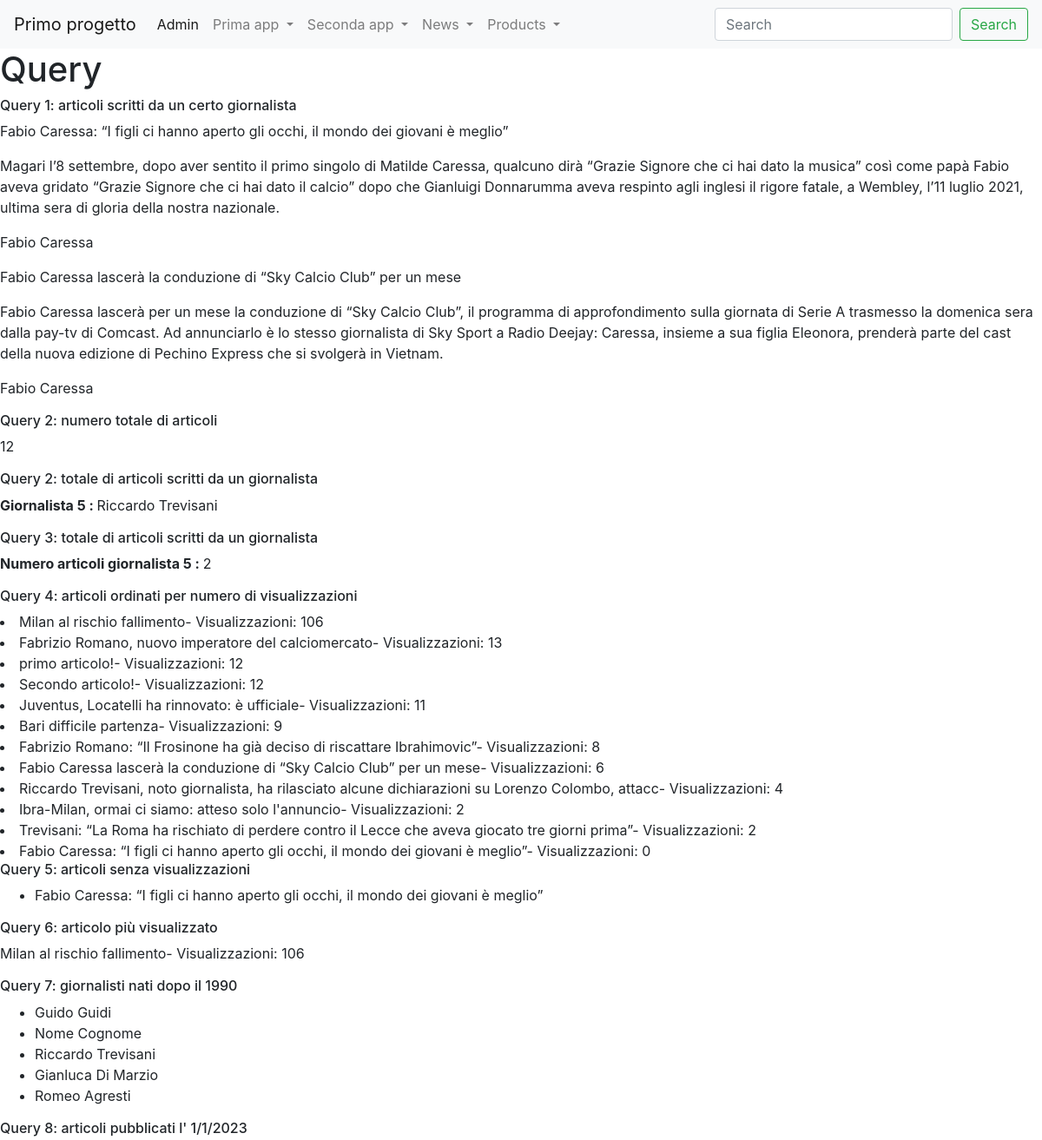
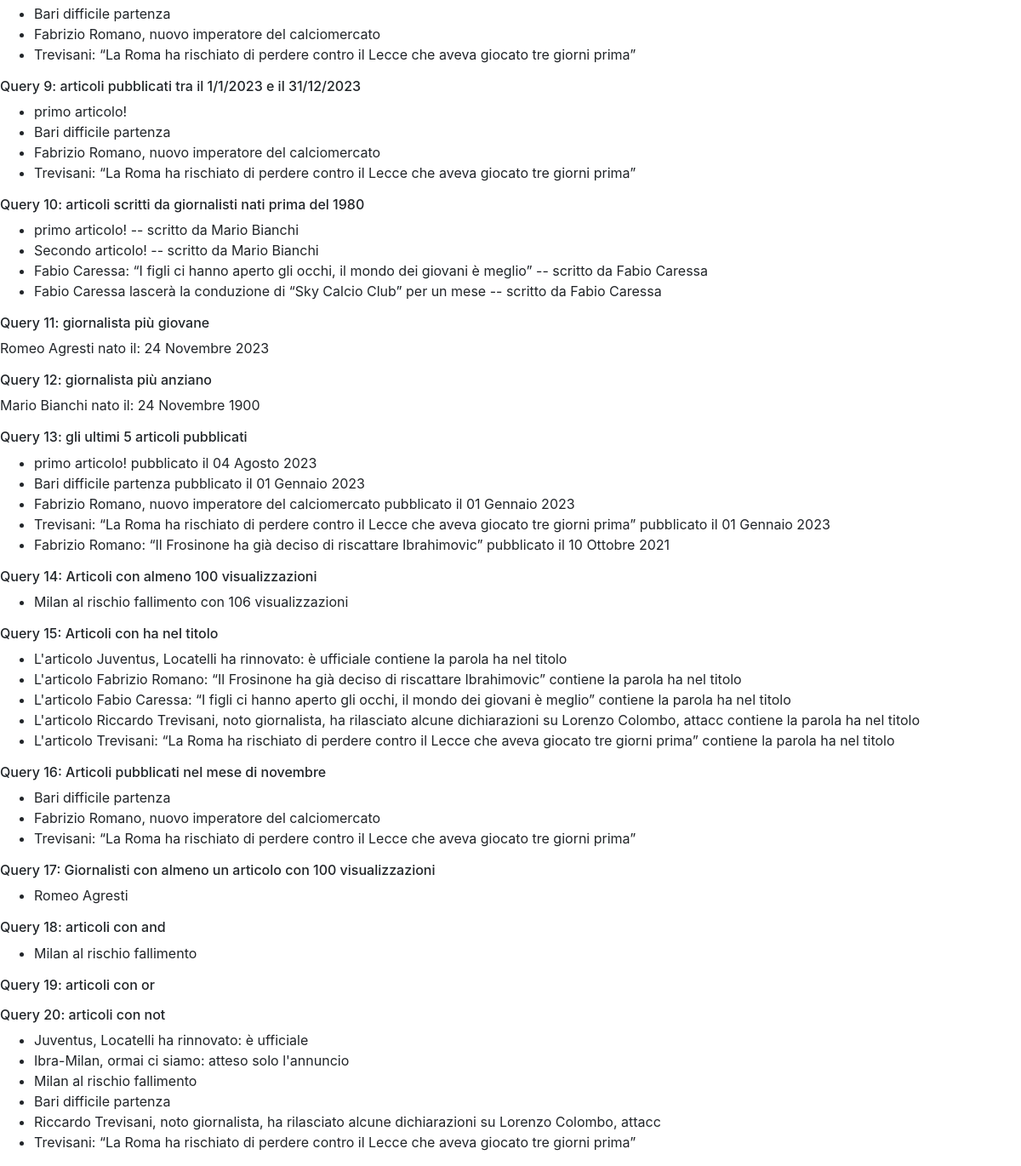
Page /news/query_base/ on the committed database (2 pictures, top to bottom).
### news/models.py (models this page shows, shortened)
class Articolo(models.Model):
    titolo= models.CharField(max_length=100)
    contenuto=models.TextField()
    giornalista = models.ForeignKey(Giornalista, on_delete=models.CASCADE, related_name="articoli")
    data=models.DateField(blank=True)
    visualizzazioni=models.IntegerField(default=0,blank=True)
    class Meta:
        verbose_name="Articolo"
        verbose_name_plural = "Articoli"

class Giornalista(models.Model):
    nome = models.CharField(max_length=20)
    cognome = models.CharField(max_length=20)
    anno_di_nascita= models.DateField(blank=True)
    def __str__(self):
        return self.nome + " " + self.cognome
    class Meta:
        verbose_name = "Giornalista"
        verbose_name_plural = "Giornalisti"

### news/views.py (the view)
# urls.py: path('query_base/',queryBase, name="query_base"),
def queryBase(request):
    articoli_cognome = Articolo.objects.filter(giornalista__cognome='Caressa')
    numero_totali_articoli= Articolo.objects.count()
    giornalista_1= Giornalista.objects.get(id=5)
    numero_articoli_giornalista_1 = Articolo.objects.filter(giornalista=giornalista_1).count()
    articoli_ordinati = Articolo.objects.order_by('-visualizzazioni')
    articoli_senza_visualizzazioni = Articolo.objects.filter(visualizzazioni=0)
    articolo_piu_visualizzato = Articolo.objects.order_by('-visualizzazioni').first()
    giornalisti_data = Giornalista.objects.filter(anno_di_nascita__gt=datetime.date(1990,1,1))
    articoli_del_giorno= Articolo.objects.filter(data=datetime.date(2023,1,1))
    articoli_periodo = Articolo.objects.filter(data__range=(datetime.date(2023,1,1), datetime.date(2023,12,31)))
    giornalisti_nati=Giornalista.objects.filter(anno_di_nascita__lt=datetime.date(1980,1,1))
    articoli_giornalisti = Articolo.objects.filter(giornalista__in=giornalisti_nati)
    giornalista_giovane= Giornalista.objects.order_by('-anno_di_nascita').first()
    giornalista_anziano= Giornalista.objects.order_by('anno_di_nascita').first()
    ultimi= Articolo.objects.order_by('-data')[:5]
    articoli_minime_visualizzazioni= Articolo.objects.filter(visualizzazioni__gte=100)
    articoli_parola = Articolo.objects.filter(titolo__icontains='ha')
    articoli_mese_anno = Articolo.objects.filter(data__month=1, data__year=2023)
    giornalisti_con_articoli_popolari = Giornalista.objects.filter(articoli__visualizzazioni__gte=100).distinct()
    """
    spiegazione dettagliata:
    Giornalista.objects: inizia dalla classe del modello Giornalista.
    .filter(articoli__visualizzazioni__gte=100) : Utilizza il metodo filter() per filtrare i giornalisti
    in base al campo visualizzazioni nel modello Articolo. La notazione articoli__visualizzazioni indica
    che si sta seguendo la relazione inversa dalla classe Giornalista alla classe Articolo attraverso
    il campo ForeignKey giornalista nel modello Articolo.
    .distinct(): E' un motodo che assicura che i risultati siano distinti, eliminando eventuali duplicati.
    In questo caso, ciò è utile perchè un giornalista potrebbe essere associato a più articoli che soddisfano
    il criterio, e vogliamo ottenere solo una volta ogni giornalista che ha scritto almeno un articolo popolare.
    """
    data= datetime.date(1990, 1, 1)
    visualizzazioni=50
    articoli_con_and = Articolo.objects.filter(giornalista__anno_di_nascita__gt=data, visualizzazioni__gte=visualizzazioni)
    from django.db.models import Q
    articoli_con_or = Articolo.objects.filter(Q(giornalista__anno_di_nascita__gt=data) | Q(visualizzazioni__lte=visualizzazioni))
    articoli_con_not = Articolo.objects.filter(~Q(giornalista__anno_di_nascita__lt=data))
    articoli_con_not= Articolo.objects.exclude(giornalista__anno_di_nascita__lt=data)
    context = {
        'articoli_cognome':articoli_cognome,
        'numero_totale_articoli': numero_totali_articoli,
        'giornalista_1': giornalista_1,
        'numero_articoli_giornalista_1': numero_articoli_giornalista_1,
        'articoli_ordinati': articoli_ordinati,
        'articoli_senza_visualizzazioni': articoli_senza_visualizzazioni,
        'articolo_piu_visualizzato': articolo_piu_visualizzato,
        'giornalisti_data': giornalisti_data,
        'articoli_del_giorno': articoli_del_giorno,
        'articoli_periodo': articoli_periodo,
        'giornalisti_nati': giornalisti_nati,
        'articoli_giornalisti': articoli_giornalisti,
        'giornalista_giovane': giornalista_giovane,
        'giornalista_anziano': giornalista_anziano,
        'ultimi': ultimi,
        'articoli_minime_visualizzazioni': articoli_minime_visualizzazioni,
        'articoli_parola': articoli_parola,
        'articoli_mese_anno':articoli_mese_anno,
        'giornalisti_con_articoli_popolari':giornalisti_con_articoli_popolari,
        'articoli_con_and':articoli_con_and,
        'articoli_con_not':articoli_con_not,
    }
    return render(request,'query.html', context)

### news/templates/query.html (shortened to what this page needs)
{% extends 'base.html' %}
{%block content%}
<h1>Query</h1>
<h6>Query 1: articoli scritti da un certo giornalista</h6>
{% for articolo in articoli_cognome %}
    <p>{{articolo.titolo}}</p>
    <p>{{articolo.contenuto}}</p>
    <p>{{articolo.giornalista}}</p>
{% endfor%}
<h6>Query 2: numero totale di articoli</h6>
<p>{{ numero_totale_articoli }}</p>
<h6>Query 2: totale di articoli scritti da un giornalista</h6>
<p><strong>Giornalista 5 : </strong>{{ giornalista_1 }}</p>
<h6>Query 3: totale di articoli scritti da un giornalista</h6>
<p><strong>Numero articoli giornalista 5 : </strong>{{ numero_articoli_giornalista_1 }}</p>
<h6>Query 4: articoli ordinati per numero di visualizzazioni </h6>
{% for articolo in articoli_ordinati %}
    <li> {{articolo.titolo}}- Visualizzazioni: {{articolo.visualizzazioni}}</li>
{% endfor%}
<h6>Query 5: articoli senza visualizzazioni</h6>
<ul>
{%for articolo in articoli_senza_visualizzazioni%}
    <li> {{articolo.titolo}} </li>
{% endfor %}
</ul>
<h6>Query 6: articolo più visualizzato </h6>
<p> {{articolo_piu_visualizzato.titolo}}- Visualizzazioni: {{articolo_piu_visualizzato.visualizzazioni}}</p>
<h6>Query 7: giornalisti nati dopo il 1990</h6>
<ul>
    {% for giornalista in giornalisti_data %}
        <li>{{giornalista.nome}} {{giornalista.cognome}}</li>
    {% endfor %}
</ul>
<h6> Query 8:  articoli pubblicati l' 1/1/2023 </h6>
<ul>
{% for articolo in articoli_del_giorno %}
<li> {{articolo.titolo}} </li>
{%endfor%}
</ul>
<h6> Query 9: articoli pubblicati tra il 1/1/2023 e il 31/12/2023</h6>
<ul>
{% for articolo in articoli_periodo %}
<li> {{articolo.titolo}} </li>
{% endfor %}
</ul>
<h6> Query 10: articoli scritti da giornalisti nati prima del 1980 </h6>
<ul>
{% for articolo in articoli_giornalisti %}
<li>{{articolo.titolo}}  -- scritto da {{articolo.giornalista.nome }} {{articolo.giornalista.cognome }}</li>
{% endfor %}
</ul>
<h6>Query 11: giornalista più giovane </h6>
<p> {{giornalista_giovane.nome }} {{giornalista_giovane.cognome}} nato il: {{giornalista_giovane.anno_di_nascita}}</p>
<h6> Query 12: giornalista più anziano </h6>
<p> {{giornalista_anziano.nome }} {{giornalista_anziano.cognome}} nato il: {{giornalista_anziano.anno_di_nascita}}</p>
<h6> Query 13: gli ultimi 5 articoli pubblicati</h6>
<ul>
{% for articolo in ultimi %}
<li>{{articolo.titolo}} pubblicato il {{articolo.data}} </li>
{% endfor %}
</ul>
<h6> Query 14: Articoli con almeno 100 visualizzazioni </h6>
<ul>
{% for articolo in articoli_minime_visualizzazioni %}
<li>{{articolo.titolo}} con {{articolo.visualizzazioni}} visualizzazioni</li>
{% endfor %}
</ul>
<h6> Query 15: Articoli con ha nel titolo</h6>
<ul>
{% for articolo in articoli_parola %}
<li>L'articolo {{articolo.titolo}} contiene la parola ha nel titolo</li>
{% endfor %}
</ul>
<h6> Query 16: Articoli pubblicati nel mese di novembre </h6>
<ul>
    {% for articolo in articoli_mese_anno %}
    <li>{{articolo.titolo}}</li>
    {% endfor %}
</ul>
<h6> Query 17: Giornalisti con almeno un articolo con 100 visualizzazioni </h6>
<ul>
    {% for giornalista in giornalisti_con_articoli_popolari %}
        <li>{{giornalista.nome}} {{giornalista.cognome}} </li>
    {% endfor %}
</ul>
<h6> Query 18: articoli con and </h6>
<ul>
    {% for articolo in articoli_con_and %}
        <li>{{articolo.titolo}}  </li>
    {% endfor %}
</ul>
<h6> Query 19: articoli con or </h6>
<h6> Query 20: articoli con not </h6>
<ul>
    {% for articolo in articoli_con_not %}
        <li>{{articolo.titolo}} </li>
    {% endfor %}
</ul>
{% endblock content%}

### rows in the picture
Articolo: titolo "Fabio Caressa: “I figli ci hanno aperto gli occhi, il mondo dei giovani è meglio”", contenuto "Magari l’8 settembre, dopo aver sentito il primo singolo di Matilde Caressa, qualcuno dirà “Grazie Signore che ci hai dato la musica” così come papà Fabio aveva gridato “Grazie Signore che ci hai dato il calcio” dopo che Gianluigi Donnarumma aveva respinto agli inglesi il rigore fatale, a Wembley, l’11 luglio 2021, ultima sera di gloria della nostra nazionale.", giornalista "Fabio Caressa", visualizzazioni "0", giornalista.nome "Fabio", giornalista.cognome "Caressa"
Articolo: titolo "Fabio Caressa lascerà la conduzione di “Sky Calcio Club” per un mese", contenuto "Fabio Caressa lascerà per un mese la conduzione di “Sky Calcio Club”, il programma di approfondimento sulla giornata di Serie A trasmesso la domenica sera dalla pay-tv di Comcast. Ad annunciarlo è lo stesso giornalista di Sky Sport a Radio Deejay: Caressa, insieme a sua figlia Eleonora, prenderà parte del cast della nuova edizione di Pechino Express che si svolgerà in Vietnam.", giornalista "Fabio Caressa", visualizzazioni "6", giornalista.nome "Fabio", giornalista.cognome "Caressa"
Giornalista: nome+cognome "Riccardo Trevisani", nome "Riccardo", cognome "Trevisani"
Articolo: titolo "Milan al rischio fallimento", visualizzazioni "106"
Articolo: titolo "Fabrizio Romano, nuovo imperatore del calciomercato", visualizzazioni "13", data "01 Gennaio 2023"
Articolo: titolo "primo articolo!", visualizzazioni "12", giornalista.nome "Mario", giornalista.cognome "Bianchi", data "04 Agosto 2023"
Articolo: titolo "Secondo articolo!", visualizzazioni "12", giornalista.nome "Mario", giornalista.cognome "Bianchi"
Articolo: titolo "Juventus, Locatelli ha rinnovato: è ufficiale", visualizzazioni "11"
Articolo: titolo "Bari difficile partenza", visualizzazioni "9", data "01 Gennaio 2023"
Articolo: titolo "Fabrizio Romano: “Il Frosinone ha già deciso di riscattare Ibrahimovic”", visualizzazioni "8", data "10 Ottobre 2021"
Articolo: titolo "Riccardo Trevisani, noto giornalista, ha rilasciato alcune dichiarazioni su Lorenzo Colombo, attacc", visualizzazioni "4"
Articolo: titolo "Ibra-Milan, ormai ci siamo: atteso solo l'annuncio", visualizzazioni "2"
Articolo: titolo "Trevisani: “La Roma ha rischiato di perdere contro il Lecce che aveva giocato tre giorni prima”", visualizzazioni "2", data "01 Gennaio 2023"
Giornalista: nome "Guido", cognome "Guidi"
Giornalista: nome "Nome", cognome "Cognome"
Giornalista: nome "Gianluca", cognome "Di Marzio"
Giornalista: nome "Romeo", cognome "Agresti", anno_di_nascita "24 Novembre 2023"
Giornalista: nome "Mario", cognome "Bianchi", anno_di_nascita "24 Novembre 1900"

### other values in the picture
{{ numero_totale_articoli }} "12"
{{ numero_articoli_giornalista_1 }} "2"
